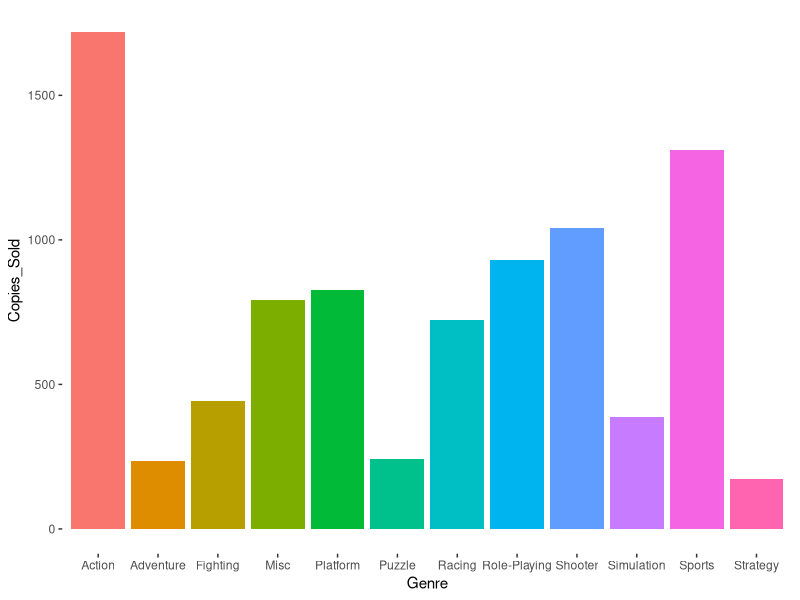
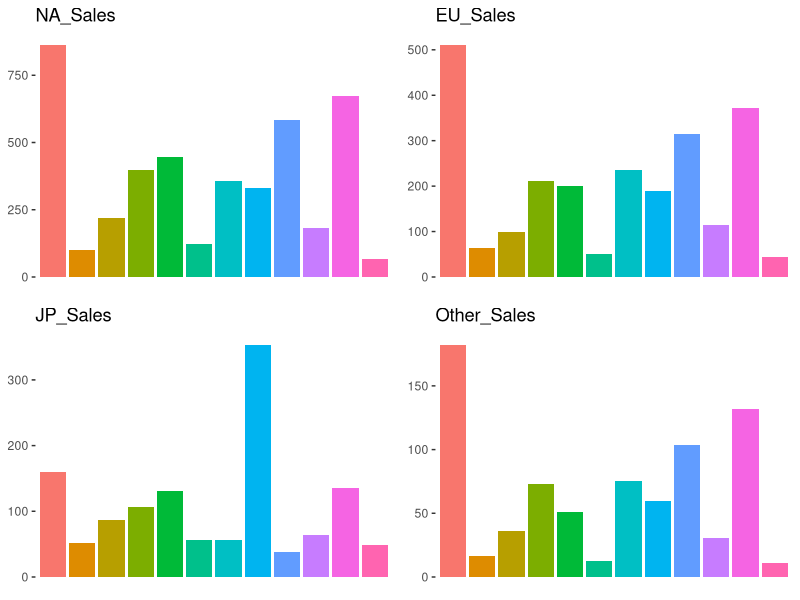
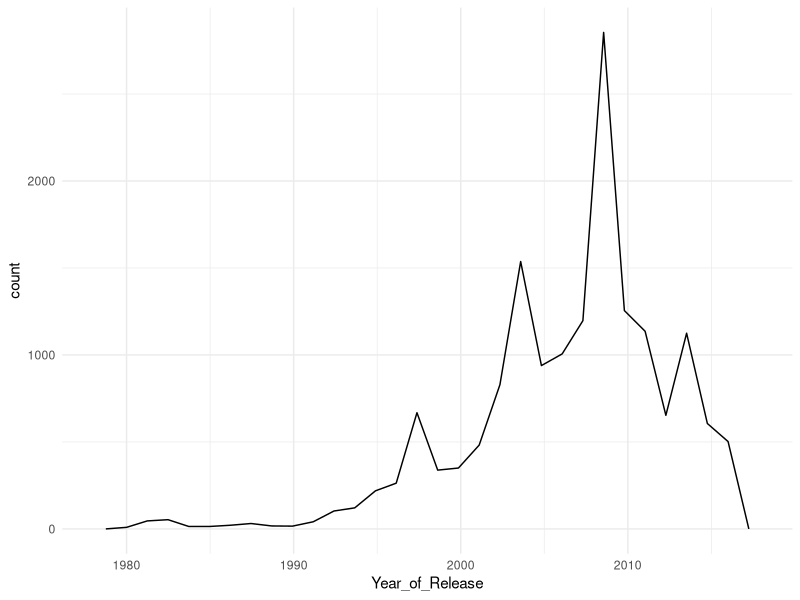
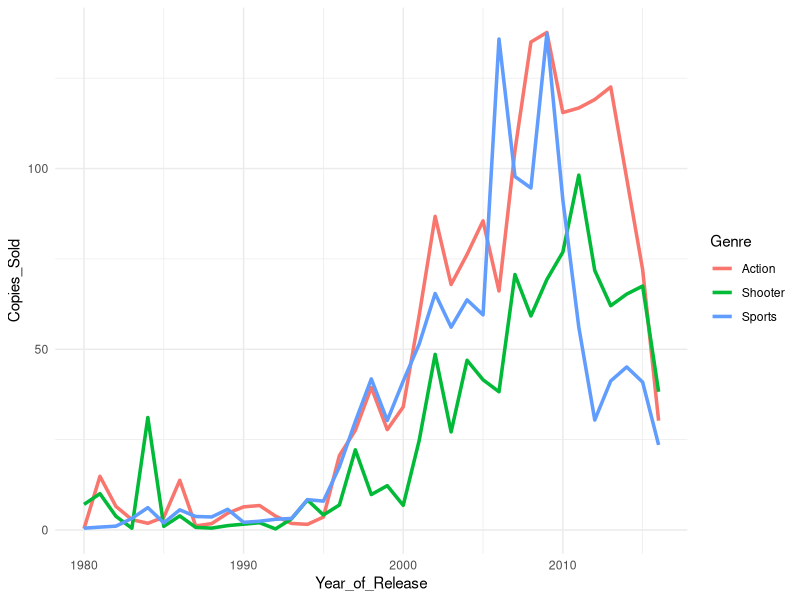
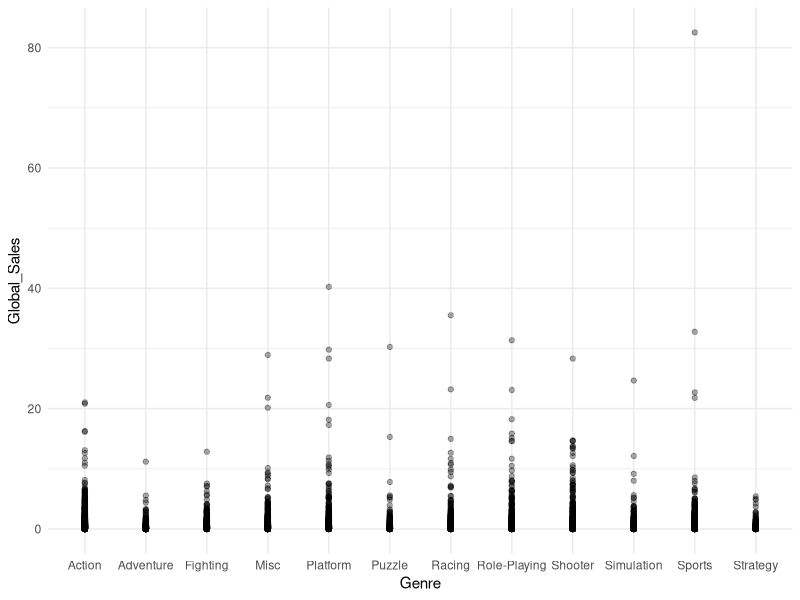
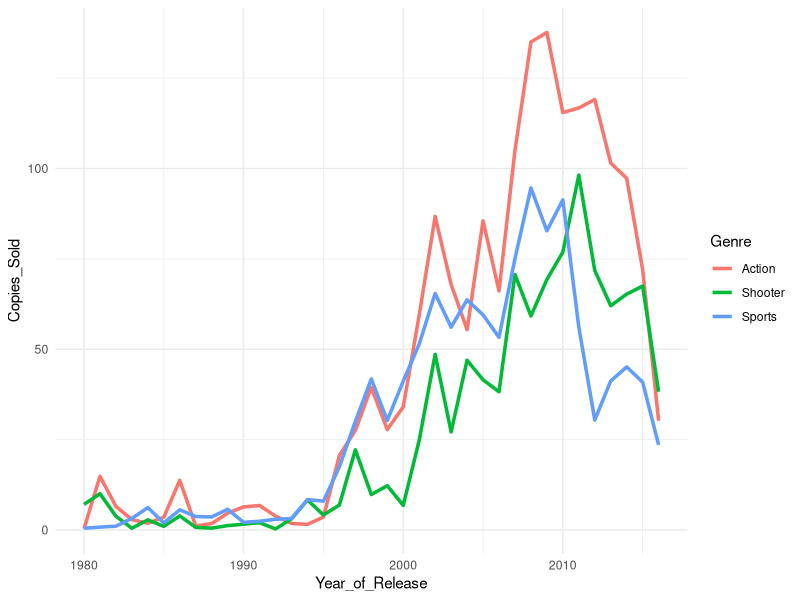
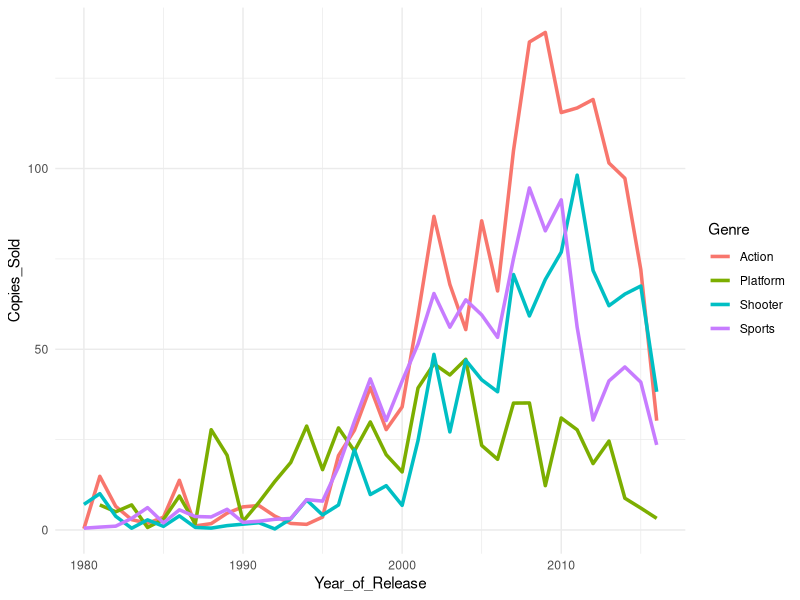
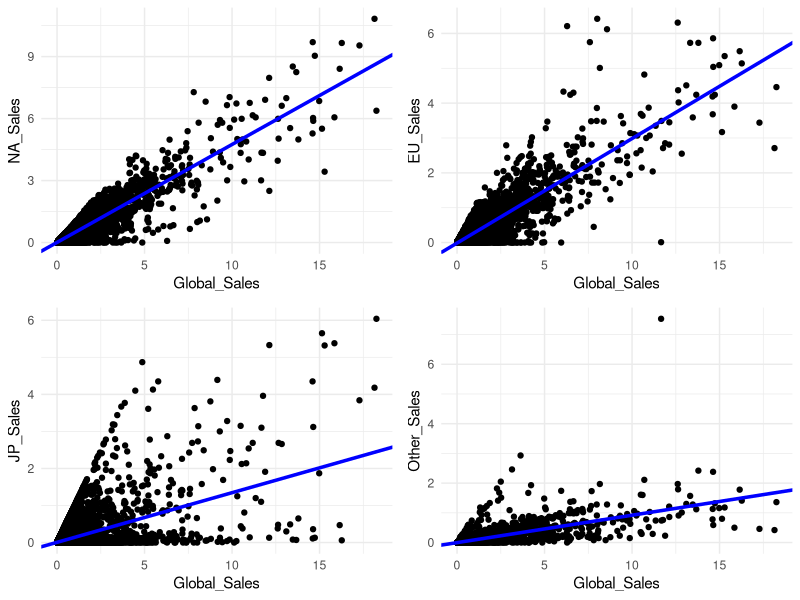

R code for these plots, in order:
## ---- chunk 1

videogames = read.csv("videogames.csv")


## ---- chunk 2

#librerie utilizzate nel progetto
library(tidyr)
library(dplyr)
library(ggplot2)
library(modelr)
library(gridExtra)
library(stringr)
library(tidytext)
library(SnowballC)
library(wordcloud)

#esclusione delle colonne non inerenti al progetto
videogames = videogames %>%
  select(Name, Year_of_Release, Genre, NA_Sales:Critic_Count)

#converto gli anni da stringhe a numeri
videogames$Year_of_Release = as.numeric(as.character(videogames$Year_of_Release))


## ---- chunk 3

videogames = videogames %>%
  filter(Genre!="" & Year_of_Release!="2017" & Year_of_Release!="N/A")

## ---- chunk 4

videogames

## ---- chunk 5

#funzione per il calcolo delle vendite totali dei generi in base alla regione geografica
genre_sales_by_region = function(sales){
  
  #seleziono il tipo
  #e poi sommo le vendite in base al genere
  if(sales=="Global_Sales"){
    genre_sales = videogames %>%
      select(Genre, Global_Sales) %>%
      group_by(Genre) %>%
      summarise(Copies_Sold = sum(Global_Sales))
  } else if(sales=="NA_Sales"){
    genre_sales = videogames %>%
      select(Genre, NA_Sales) %>%
      group_by(Genre) %>%
      summarise(Copies_Sold = sum(NA_Sales))
  } else if(sales=="EU_Sales"){
    genre_sales = videogames %>%
      select(Genre, EU_Sales) %>%
      group_by(Genre) %>%
      summarise(Copies_Sold = sum(EU_Sales))
  } else if(sales=="JP_Sales"){
    genre_sales = videogames %>%
      select(Genre, JP_Sales) %>%
      group_by(Genre) %>%
      summarise(Copies_Sold = sum(JP_Sales))
  } else if(sales=="Other_Sales"){
    genre_sales = videogames %>%
      select(Genre, Other_Sales) %>%
      group_by(Genre) %>%
      summarise(Copies_Sold = sum(Other_Sales))
  }
  
  #creo un bar plot che espone le vendite dei vari generi
  plot = ggplot(data = genre_sales) +
    geom_bar(aes(x=Genre,y=Copies_Sold, fill = c('A', 'B', 'C', 'D', 'E', 'F', 'G', 'H', 'I', 'J', 'K', 'L')), stat="identity") +
    theme(
      panel.background = element_rect(fill = "transparent"),
      legend.position="none"
      )
  if(sales!="Global_Sales"){
    plot= plot +
      ggtitle(sales) +
      theme(
        axis.title.x=element_blank(),
        axis.text.x=element_blank(),
        axis.ticks.x=element_blank(),
        axis.title.y=element_blank()
      )
  }
  return(plot)
}

## ---- chunk 6

genre_sales_by_region("Global_Sales")

## ---- chunk 7

plot1 = genre_sales_by_region("NA_Sales")
plot2 = genre_sales_by_region("EU_Sales")
plot3 = genre_sales_by_region("JP_Sales")
plot4 = genre_sales_by_region("Other_Sales")

grid.arrange(plot1, plot2, plot3, plot4, ncol=2)

## ---- chunk 8

videogames %>%
  ggplot(aes(Year_of_Release)) +
  geom_freqpoly() +
  theme_minimal()

## ---- chunk 9

#funzione per il calcolo delle vendite dei top 3 generi nel corso degli anni in base alla regione
year_sales_by_region = function(sales, show, add){
  
  #seleziono il tipo di vendite
  #e poi sommo le vendite in base all'anno e al genere
  if(sales=="Global_Sales"){
    year_sales = videogames %>%
      select(Genre, Year_of_Release, Global_Sales) %>%
      group_by(Genre, Year_of_Release) %>%
      summarise(Copies_Sold = sum(Global_Sales))
  } else if(sales=="NA_Sales"){
    year_sales = videogames %>%
      select(Genre, Year_of_Release, NA_Sales) %>%
      group_by(Genre, Year_of_Release) %>%
      summarise(Copies_Sold = sum(NA_Sales))
  } else if(sales=="EU_Sales"){
    year_sales = videogames %>%
      select(Genre, Year_of_Release, EU_Sales) %>%
      group_by(Genre, Year_of_Release) %>%
      summarise(Copies_Sold = sum(EU_Sales))
  } else if(sales=="JP_Sales"){
    year_sales = videogames %>%
      select(Genre, Year_of_Release, JP_Sales) %>%
      group_by(Genre, Year_of_Release) %>%
      summarise(Copies_Sold = sum(JP_Sales))
  } else if(sales=="Other_Sales"){
    year_sales = videogames %>%
      select(Genre, Year_of_Release, Other_Sales) %>%
      group_by(Genre, Year_of_Release) %>%
      summarise(Copies_Sold = sum(Other_Sales))
  }
  
  if(add!=""){
    year_sales = year_sales %>%
      filter(Genre=="Action" | Genre=="Sports" | Genre=="Shooter" | Genre==add)
  } else {
    year_sales = year_sales %>%
      filter(Genre=="Action" | Genre=="Sports" | Genre=="Shooter")
  }
  
  #creo un frequency polygon che espone le vendite dei vari generi nel corso degli anni
  if(show==TRUE){
    plot = ggplot(data = year_sales) + 
      geom_freqpoly(mapping = aes(x = Year_of_Release, y = Copies_Sold, colour = Genre), stat="identity", size = 1.2) +
      theme_minimal()
  } else {
    plot = ggplot(data = year_sales) + 
      geom_freqpoly(mapping = aes(x = Year_of_Release, y = Copies_Sold, colour = Genre), stat="identity", size = 1.2) +
      ggtitle(sales) +
      theme(
        panel.background = element_rect(fill = "transparent"),
        panel.grid.major = element_line(size = 0.2, colour = "gray"),
        panel.grid.minor = element_line(size = 0.2, colour = "gray"),
        legend.position="none",
        axis.title.x=element_blank(),
        axis.title.y=element_blank()
        )
  }
  
  return(plot)
}

## ---- chunk 10

year_sales_by_region("Global_Sales", TRUE, "")

## ---- chunk 11

videogames %>%
  ggplot(aes(Genre, Global_Sales)) +
  geom_point(alpha=1/3) +
  theme_minimal()

## ---- chunk 12

videogames %>%
  select(Name, Year_of_Release, Global_Sales) %>%
  arrange(desc(Global_Sales)) %>%
  head(1)


## ---- chunk 13

videogames = videogames %>%
  filter(Global_Sales < 20)

year_sales_by_region("Global_Sales", TRUE, "")


## ---- chunk 14

year_sales_by_region("Global_Sales", TRUE, "Platform")

## ---- chunk 15
matrix = videogames %>%
  mutate(id = 1:nrow(videogames)) %>%
  select(id, NA_Sales:Global_Sales) %>%
  filter(Global_Sales < 5)

matrix = data.matrix(matrix, rownames.force = NA)

## ---- chunk 16

mod1 = lm(NA_Sales ~ Global_Sales, data=videogames)
mod2 = lm(EU_Sales ~ Global_Sales, data=videogames)
mod3 = lm(JP_Sales ~ Global_Sales, data=videogames)
mod4 = lm(Other_Sales ~ Global_Sales, data=videogames)

plot1 = ggplot(data = videogames, aes(x = Global_Sales, y = NA_Sales)) +
  geom_point() +
  geom_abline(size=1.2, intercept = mod1$coefficients[1], slope = mod1$coefficients[2], color="blue") +
  theme_minimal()

plot2 = ggplot(data = videogames, aes(x = Global_Sales, y = EU_Sales)) +
  geom_point() +
  geom_abline(size=1.2, intercept = mod2$coefficients[1], slope = mod2$coefficients[2], color="blue") +
  theme_minimal()

plot3 = ggplot(data = videogames, aes(x = Global_Sales, y = JP_Sales)) +
  geom_point() +
  geom_abline(size=1.2, intercept = mod3$coefficients[1], slope = mod3$coefficients[2], color="blue") +
  theme_minimal()

plot4 = ggplot(data = videogames, aes(x = Global_Sales, y = Other_Sales)) +
  geom_point() +
  geom_abline(size=1.2, intercept = mod4$coefficients[1], slope = mod4$coefficients[2], color="blue") +
  theme_minimal()

grid.arrange(plot1, plot2, plot3, plot4, ncol=2)

## ---- chunk 17

videogames = videogames %>%
  filter(!is.na(Critic_Score))

videogames$Critic_Score = as.numeric(as.character(videogames$Critic_Score))
videogames$Critic_Count = as.numeric(as.character(videogames$Critic_Count))

ggplot(data = videogames, aes(x = Critic_Score, y = Global_Sales)) +
  geom_point() +
  geom_smooth(se = FALSE, size=1.4) +
  theme_minimal()

## ---- chunk 18

Critic_Mean = mean(videogames$Critic_Score)

Critic_Mean = ceiling(Critic_Mean)

videogames %>%
  select(Name, Critic_Score, Critic_Count) %>%
  filter(Critic_Score==Critic_Mean) %>%
  arrange(desc(Critic_Count)) %>%
  head(1)

## ---- chunk 19

SFZ_Critics = read.csv("StarFoxZero_Critics.csv", encoding = "UTF-8", stringsAsFactors = FALSE)

## ---- chunk 20

SFZ_TidyCritics = SFZ_Critics %>%
  mutate(Critica = str_replace_all(Critica, "[’]", " ")) %>%
  mutate(Critica = str_replace_all(Critica, "[']", " ")) %>%
  unnest_tokens(word, Critica)

SFZ_TidyCritics %>%
  head(8)

## ---- chunk 21

wordcounts_by_critic = SFZ_TidyCritics %>%
  group_by(Redazione) %>%
  summarize(words = n()) %>%
  arrange(desc(words))

wbc_mean = mean(wordcounts_by_critic$words)

ggplot(data = wordcounts_by_critic, aes(words)) +
  geom_freqpoly(size=1.2) +
  theme_minimal()

## ---- chunk 22

wordcounts = SFZ_TidyCritics%>%
  anti_join(stop_words)

wordcounts = wordcounts %>%
  mutate(word = wordStem(word)) %>%
  group_by(word) %>%
  summarize(words = n()) %>%
  arrange(desc(words))

wordcloud(words = wordcounts$word, freq = wordcounts$words, max.words = 80)

## ---- chunk 23
wordcounts = wordcounts %>%
  filter(word!="star" & word!="fox" & word!="game")

wordcloud(words = wordcounts$word, freq = wordcounts$words, max.words = 80, scale=c(3.5,0.27))
